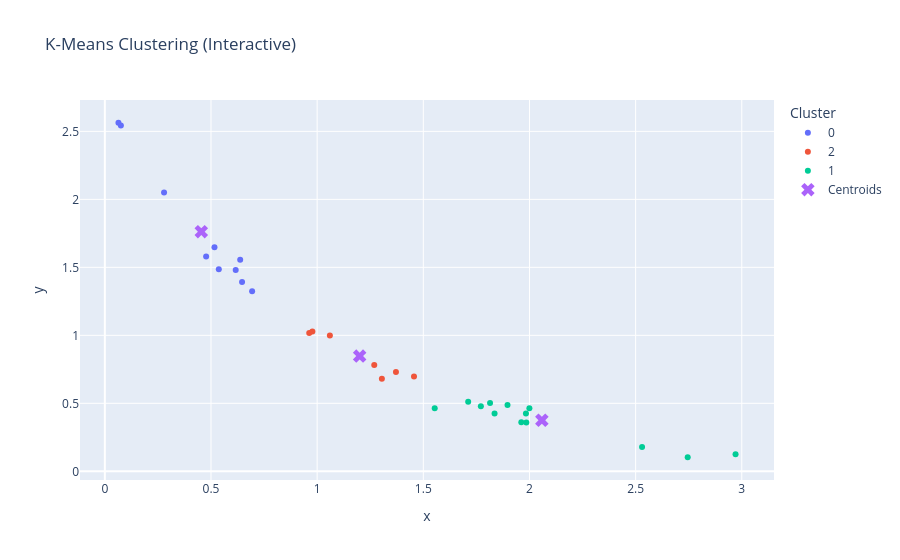

Notebook source saved alongside this figure:
### Code cell
# 4. Create Interactive Scatter Plot
fig = px.scatter(
    df,
    x='x',
    y='y',
    color=df['Cluster'].astype(str),
    title="K-Means Clustering (Interactive)",
    labels={'color': 'Cluster'},
)

# 5. Add Cluster Centers
centers = kmeans.cluster_centers_
fig.add_scatter(
    x=centers[:, 0],
    y=centers[:, 1],
    mode='markers',
    marker=dict(size=12, symbol='x'),
    name='Centroids'
)

# 6. Show Plot
fig.show()

### Figure 1 — Plotly figure (JSON) as saved in the notebook; plotly's stock layout.template omitted (floating-point values rounded to 4 significant figures)
{"data": [{"hovertemplate": "Cluster=0<br>x=%{x}<br>y=%{y}<extra></extra>", "legendgroup": "0", "marker": {"color": "#636efa", "symbol": "circle"}, "mode": "markers", "name": "0", "orientation": "v", "showlegend": true, "type": "scatter", "x": [0.06413, 0.07554, 0.279, 0.4772, 0.5163, 0.5368, 0.6164, 0.6375, 0.6464, 0.6936], "xaxis": "x", "y": [2.563, 2.543, 2.05, 1.579, 1.647, 1.486, 1.481, 1.555, 1.393, 1.324], "yaxis": "y"}, {"hovertemplate": "Cluster=2<br>x=%{x}<br>y=%{y}<extra></extra>", "legendgroup": "2", "marker": {"color": "#EF553B", "symbol": "circle"}, "mode": "markers", "name": "2", "orientation": "v", "showlegend": true, "type": "scatter", "x": [0.9626, 0.9776, 1.06, 1.269, 1.305, 1.371, 1.456], "xaxis": "x", "y": [1.018, 1.029, 0.9985, 0.7819, 0.6808, 0.7307, 0.6963], "yaxis": "y"}, {"hovertemplate": "Cluster=1<br>x=%{x}<br>y=%{y}<extra></extra>", "legendgroup": "1", "marker": {"color": "#00cc96", "symbol": "circle"}, "mode": "markers", "name": "1", "orientation": "v", "showlegend": true, "type": "scatter", "x": [1.554, 1.711, 1.771, 1.814, 1.836, 1.897, 1.962, 1.983, 1.985, 2.0, 2.53, 2.745, 2.971], "xaxis": "x", "y": [0.4632, 0.5114, 0.4789, 0.5021, 0.4257, 0.4875, 0.3599, 0.425, 0.3584, 0.4631, 0.1779, 0.1033, 0.1252], "yaxis": "y"}, {"marker": {"size": 12, "symbol": "x"}, "mode": "markers", "name": "Centroids", "type": "scatter", "x": [0.4543, 2.058, 1.2], "y": [1.762, 0.3755, 0.8478]}], "layout": {"legend": {"title": {"text": "Cluster"}, "tracegroupgap": 0}, "title": {"text": "K-Means Clustering (Interactive)"}, "xaxis": {"anchor": "y", "domain": [0, 1], "title": {"text": "x"}}, "yaxis": {"anchor": "x", "domain": [0, 1], "title": {"text": "y"}}}}
